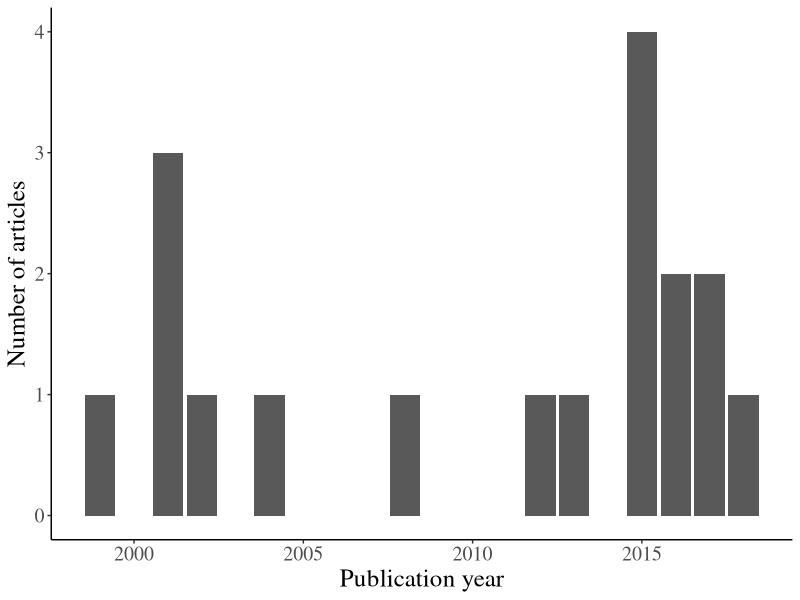
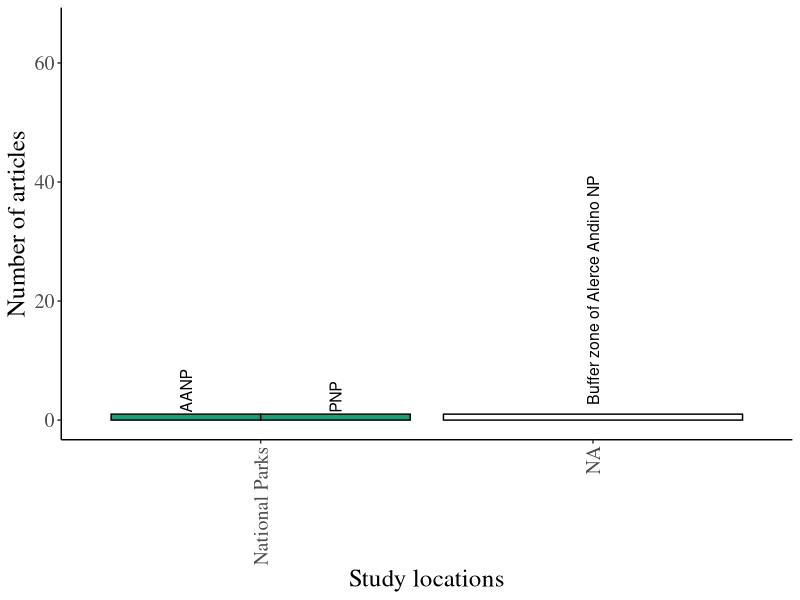
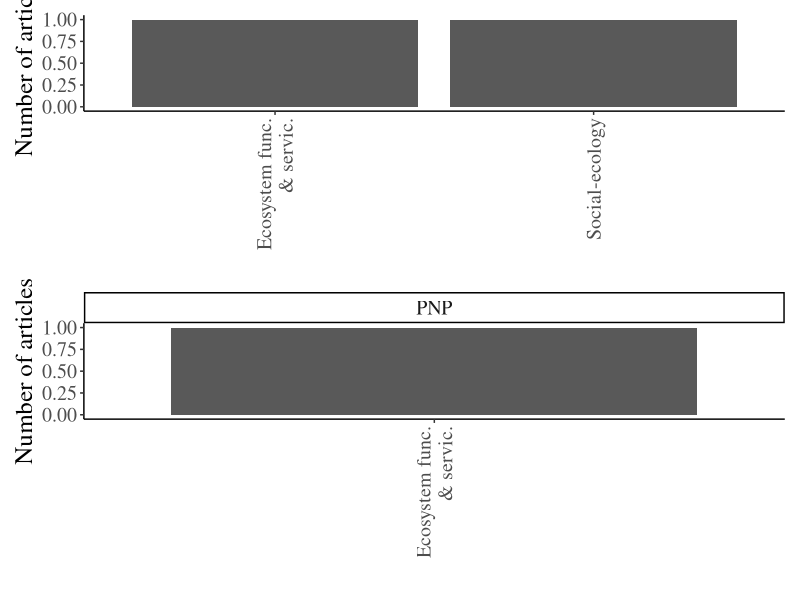

Here is the R script that generated these plots, in order: (Note: this script raises an error after producing the figures.)
## ---- chunk 1
knitr::opts_chunk$set(echo = FALSE, comment=FALSE, message=FALSE, warning=FALSE)
library(tidyverse)
library(patchwork)
library(ggplot2)
## ---- chunk 2
DF <- read_csv("WebScience_Ref.csv")
colnames(DF) <- make.names(colnames(DF))
## ---- chunk 3
LosLagos <-read_csv("PACL_LL.csv")
## ---- chunk 4
Pub_year <-ggplot(DF) + geom_bar(aes(x = Publication.Year))+  labs(y="Number of articles", x="Publication year")  + theme_classic()+   theme(text=element_text(size=18,  family="Times"))
Pub_year
## ---- chunk 5
DF_Location <- DF %>%  group_by(Study.location) %>% summarise(n = n()) %>% ungroup() %>% dplyr::filter(!is.na(Study.location)) %>% 
  mutate(Study.location=fct_reorder(Study.location, -n))

DF_Location2 <- DF_Location %>% 
  mutate(Study.zone= case_when(Study.location %in% c("PNP", "AANP", "VPRNP")~"National Parks", 
                               Study.location %in% c("Adjacent to PNP", "Adjacent to AANP", "Adjacent to VPRNP")~"Adjacent areas to NP", 
                               Study.location %in% c("Andes of Los Rios Region", "Neuquen, Argentina", "Argentinian andes")~"Similar ecosystems", 
                               Study.location %in% c("Los Lagos Region", "2 regions","3 regions", "4 regions", "5 regions", "More than 5 regions")~"Larger areas that comprise NPs", 
                               Study.location %in% c("Chile", "Chile and Argentina")~"Global studies",
                               Study.location %in% c("Valdivia")~"Close urban center")) %>%
  mutate(Study.zone= str_wrap(Study.zone, 15))
                                
Location2 <-ggplot(DF_Location2, aes(x = fct_reorder(Study.zone,n, .desc=TRUE), y = n, group = Study.location)) + geom_col(aes(fill=Study.zone), position="dodge", color="black") + geom_text(aes(label =Study.location), size=4, position=position_dodge(0.9), angle=90,vjust=0.5, hjust=-0.04 ) + labs(y="Number of articles", x="Study locations")  + theme_classic()+ ylim(c(0,66))+theme(legend.position = "none")+ scale_fill_brewer(palette = "Dark2") + theme(text=element_text(size=18,  family="Times"), axis.text.x = element_text(angle = 90, vjust = 0.5, hjust=1))
Location2
## ---- chunk 6
DF_Area <- DF %>% 
  mutate(Area.of.study2= case_when(Area.of.study %in% c("Arqueological","Paleoecology" )~"Archaeology and Paleoecology",
                                          Area.of.study %in% c("Climate","Environmental conditions", "Seismiology" )~ "Climate and environment",
                                          Area.of.study %in% c("Biogeography","Species", "Exotic species" )~ "Species and distribution",
                                          Area.of.study %in%  "Ecosystem functioning and services" ~ "Ecosystem func. & servic.",
                                          Area.of.study %in% "Freshwater biodiversity" ~ "Freshwater biodiversity",
                                          Area.of.study %in% "Hydrology" ~ "Hydrology",
                                          Area.of.study %in% "Social-ecological" ~ "Social-ecology")) %>% 
  mutate(Area.of.study2= str_wrap(Area.of.study2, 15)) %>% 
  group_by(Area.of.study2) %>% summarise(n = n()) %>% ungroup() %>%
   dplyr::filter(!is.na(Area.of.study2))

p1 <-ggplot(DF_Area) + geom_col(aes(x = fct_reorder(Area.of.study2, desc(n)), y=n)) +labs(y="Number of articles", x=" ")  + theme_classic()+   theme(text=element_text(size=18,  family="Times"))+ theme(axis.text.x = element_text(angle =90, vjust = 0.5, hjust=1)) 


DF_Area2 <- DF %>% dplyr::filter(Study.location %in% c("PNP", "VPRNP", "AANP")) %>% 
   mutate(Area.of.study2= case_when(Area.of.study %in% c("Arqueological","Paleoecology" )~"Archaeology and Paleoecology",
                                          Area.of.study %in% c("Climate","Environmental conditions", "Seismiology" )~ "Climate and environment",
                                          Area.of.study %in% c("Biogeography","Species", "Exotic species" )~ "Species and distribution",
                                          Area.of.study %in%  "Ecosystem functioning and services" ~ "Ecosystem func. & servic.",
                                          Area.of.study %in% "Freshwater biodiversity" ~ "Freshwater biodiversity",
                                          Area.of.study %in% "Hydrology" ~ "Hydrology",
                                          Area.of.study %in% "Social-ecological" ~ "Social-ecology")) %>% 
  mutate(Area.of.study2= str_wrap(Area.of.study2, 15)) %>% 
  group_by(Area.of.study2, Study.location) %>% summarise(n = n()) %>% ungroup() %>%
   dplyr::filter(!is.na(Area.of.study2))
  

p2 <- ggplot(DF_Area2) + geom_col(aes(x = fct_reorder(Area.of.study2, desc(n)), y=n)) +labs(y="Number of articles", x=" ")  + theme_classic()+   theme(text=element_text(size=18,  family="Times"))+ theme(axis.text.x = element_text(angle = 90, vjust = 0.5, hjust=1)) + facet_wrap(~Study.location, scales="free_x")

p1/p2
## ---- chunk 7
DF <- DF %>% 
  mutate(General_methods= case_when(
    Methodology %in% c("Field collection", "dendrochronology", "Electric fishing")~"Field collection",  
    Methodology %in% c("Field survey", "Sampling stations")~"Field survey", 
    Methodology %in% c("Field experiment", "Transplant experiment", "Seedling experiment", "Stratigraphy")~"Field experiment", 
    Methodology %in% c("Communicational strategy", "Discussion", "Quantitative and qualitative methods", "Survey", "Interview")~"Social methods", 
    Methodology %in% c("Correlations","Modeling", "Multivariate model", "Remote sensing","Simulations", "spatially explicit model")~"Modeling", 
    Methodology %in% c("Chile", "Chile and Argentina")~"Global studies",
    Methodology %in% c("Isotopes","Genetic analysis", "Reconstruction of mtDNA")~"Molecular analysis",
    Methodology %in% c("Review of literature")~"Review of literature"))

#DF_Methodology <- DF %>%  group_by(Methodology, General_methods) %>% summarise(n = n()) %>% ungroup() %>% dplyr::filter(!is.na(Methodology)) %>% mutate(Methodology=fct_reorder(Methodology, -n)) %>% mutate(General_methods= str_wrap(General_methods, 13))

#p1 <-ggplot(DF_Methodology, aes(x = fct_reorder(General_methods, n, .desc=TRUE), y = n, group = Methodology)) + geom_col(aes(fill=General_methods), position="dodge", color="black") + geom_text(aes(label =Methodology), size=4, position=position_dodge(0.9), angle=90,vjust=0.5, hjust=-0.04 ) + labs(y="Number of articles", x="Study locations")  + theme_classic()+ ylim(c(0,66))+theme(legend.position = "none")+ scale_fill_brewer(palette = "Dark2") + theme(text=element_text(size=18,  family="Times"), axis.text.x = element_text(angle = 90, vjust = 1, hjust=1))
#p1
DF_Methodology2 <- DF %>%  group_by(General_methods) %>% summarise(n = n()) %>% ungroup() %>% dplyr::filter(!is.na(General_methods)) %>% mutate(General_methods=fct_reorder(General_methods, -n)) %>% mutate(General_methods= str_wrap(General_methods, 13))

p2 <-ggplot(DF_Methodology2, aes(x = fct_reorder(General_methods, n, .desc=TRUE), y = n)) + geom_col(position="dodge", color="green") + labs(y="Number of articles", x="Study locations")  + theme_classic()+ ylim(c(0,35))+theme(legend.position = "none") + theme(text=element_text(size=18,  family="Times"), axis.text.x = element_text(angle = 90, vjust = 0.5, hjust=1))
p2


## ---- chunk 8
DF_object <- DF %>%  group_by(Study.object) %>% summarise(n = n()) %>% ungroup() %>% dplyr::filter(!is.na(Study.object)) %>% mutate(Study.object=fct_reorder(Study.object, -n))

DF_object <- DF_object %>% 
  mutate(General_object= case_when(
    Study.object %in% c("People", "Urban areas")~"Human",  
    Study.object %in% c("Aegorhinus", "Austrocedrus", "Bird species","Chusquea", "Craspedacusta","Didymosphenia", "Dromiciops", "F. cupressoides", "Lichen", "Nothofagus",   "Salmonids", "Liolaemus", "Wild boar")~"Species", 
    Study.object %in% c( "Groundwater Storage", "Lakes", "runoff", "Soil","Streams", "watershed")~"Geographic elements", 
    Study.object %in% c("Forest","Native forest")~"Ecosystem",
    Study.object %in% c("Fires","Particulate matter","Precipitation", "Rock art")~"Physical conditions",
    Study.object %in% c("Aquatic plants" )~"Group of plants",
    Study.object %in% c("Bird species","Fishes","Crustacean", "Evergreen trees", "Nothofagus")~"Communities")) %>%
  mutate(General_object= str_wrap(General_object, 18))


p1 <-ggplot(DF_object, aes(x = fct_reorder(General_object, n, .desc=TRUE), y = n, group = Study.object)) + geom_col(aes(fill=General_object), position="dodge", color="black") + geom_text(aes(label =Study.object), size=4, position=position_dodge(0.9), angle=90,vjust=0.5, hjust=-0.04 ) + labs(y="Number of articles", x="Study locations")  + theme_classic()+ ylim(c(0,66))+theme(legend.position = "none")+ scale_fill_brewer(palette = "Dark2") + theme(text=element_text(size=18,  family="Times"), axis.text.x = element_text(angle = , vjust = 1, hjust=1))
p1


## ---- chunk 9
DF_Hydro <- DF %>%  group_by(Area.of.study, Process, General_methods, Study.object) %>% summarise(n = n()) %>% ungroup() %>%
  dplyr::filter(Area.of.study== "Hydrology")
#%>% mutate(Area.of.study= str_wrap(Area.of.study, 24)) %>% dplyr::filter(!is.na(Area.of.study))

Hydro1 <- ggplot(DF_Hydro) + geom_col(aes(x = Process, y=n)) +labs(y="Number of articles", x=" ")  + theme_classic()+   theme(text=element_text(size=18,  family="Times"))+ theme(axis.text.x = element_text(angle = 90, vjust = 0.5, hjust=1)) 
Hydro2 <- ggplot(DF_Hydro) + geom_col(aes(x = General_methods, y=n)) +labs(y="Number of articles", x=" ")  + theme_classic()+   theme(text=element_text(size=18,  family="Times"))+ theme(axis.text.x = element_text(angle = 90, vjust = 0.5, hjust=1)) 
Hydro3 <- ggplot(DF_Hydro) + geom_col(aes(x = Study.object, y=n)) +labs(y="Number of articles", x=" ")  + theme_classic()+   theme(text=element_text(size=18,  family="Times"))+ theme(axis.text.x = element_text(angle = 0, vjust = 1, hjust=0.5)) 
(Hydro1 + Hydro2)/Hydro3
## ---- chunk 10
DF_Ecosys <- DF %>%  group_by(Area.of.study, Process, General_methods, Study.object) %>% summarise(n = n()) %>% ungroup() %>%
  dplyr::filter(Area.of.study== "Ecosystem functioning and services")
#%>% mutate(Area.of.study= str_wrap(Area.of.study, 24)) %>% dplyr::filter(!is.na(Area.of.study))

Ecosys1 <- ggplot(DF_Ecosys) + geom_col(aes(x = Process, y=n)) +labs(y="Number of articles", x=" ")  + theme_classic()+   theme(text=element_text(size=18,  family="Times"))+ theme(axis.text.x = element_text(angle = 90, vjust = 0.5, hjust=1)) 
Ecosys2 <- ggplot(DF_Ecosys) + geom_col(aes(x = General_methods, y=n)) +labs(y="Number of articles", x=" ")  + theme_classic()+   theme(text=element_text(size=18,  family="Times"))+ theme(axis.text.x = element_text(angle = 90, vjust = 0.5, hjust=1)) 
Ecosys3 <- ggplot(DF_Ecosys) + geom_col(aes(x = Study.object, y=n)) +labs(y="Number of articles", x=" ")  + theme_classic()+   theme(text=element_text(size=18,  family="Times"))+ theme(axis.text.x = element_text(angle = 90, vjust = 0.5, hjust=1)) 
(Ecosys1 + Ecosys2)/Ecosys3
## ---- chunk 11
DF_Social <- DF %>%  group_by(Area.of.study, Process, General_methods, Study.object) %>% summarise(n = n()) %>% ungroup() %>%
  dplyr::filter(Area.of.study== "Social-ecological")
#%>% mutate(Area.of.study= str_wrap(Area.of.study, 24)) %>% dplyr::filter(!is.na(Area.of.study))

Social1 <- ggplot(DF_Social) + geom_col(aes(x = Process, y=n)) +labs(y="Number of articles", x=" ")  + theme_classic()+   theme(text=element_text(size=18,  family="Times"))+ theme(axis.text.x = element_text(angle = 90, vjust = 0.5, hjust=1)) 
Social2 <- ggplot(DF_Social) + geom_col(aes(x = General_methods, y=n)) +labs(y="Number of articles", x=" ")  + theme_classic()+   theme(text=element_text(size=18,  family="Times"))+ theme(axis.text.x = element_text(angle = 90, vjust = 0.5, hjust=1)) 
Social3 <- ggplot(DF_Social) + geom_col(aes(x = Study.object, y=n)) +labs(y="Number of articles", x=" ")  + theme_classic()+   theme(text=element_text(size=18,  family="Times"))+ theme(axis.text.x = element_text(angle = 0, vjust = 1, hjust=0.5)) 
(Social1 + Social2)/Social3
## ---- chunk 12
DF_Fresh <- DF %>%  group_by(Area.of.study, Process, General_methods, Study.object) %>% summarise(n = n()) %>% ungroup() %>%
  dplyr::filter(Area.of.study== "Freshwater biodiversity")
#%>% mutate(Area.of.study= str_wrap(Area.of.study, 24)) %>% dplyr::filter(!is.na(Area.of.study))

Fresh1 <- ggplot(DF_Fresh) + geom_col(aes(x = Process, y=n)) +labs(y="Number of articles", x=" ")  + theme_classic()+   theme(text=element_text(size=18,  family="Times"))+ theme(axis.text.x = element_text(angle = 90, vjust = 0.5, hjust=1)) 
Fresh2 <- ggplot(DF_Fresh) + geom_col(aes(x = General_methods, y=n)) +labs(y="Number of articles", x=" ")  + theme_classic()+   theme(text=element_text(size=18,  family="Times"))+ theme(axis.text.x = element_text(angle = 90, vjust = 0.5, hjust=1)) 
Fresh3 <- ggplot(DF_Fresh) + geom_col(aes(x = Study.object, y=n)) +labs(y="Number of articles", x=" ")  + theme_classic()+   theme(text=element_text(size=18,  family="Times"))+ theme(axis.text.x = element_text(angle = 0, vjust = 1, hjust=0.5)) 
(Fresh1 + Fresh2)/Fresh3
